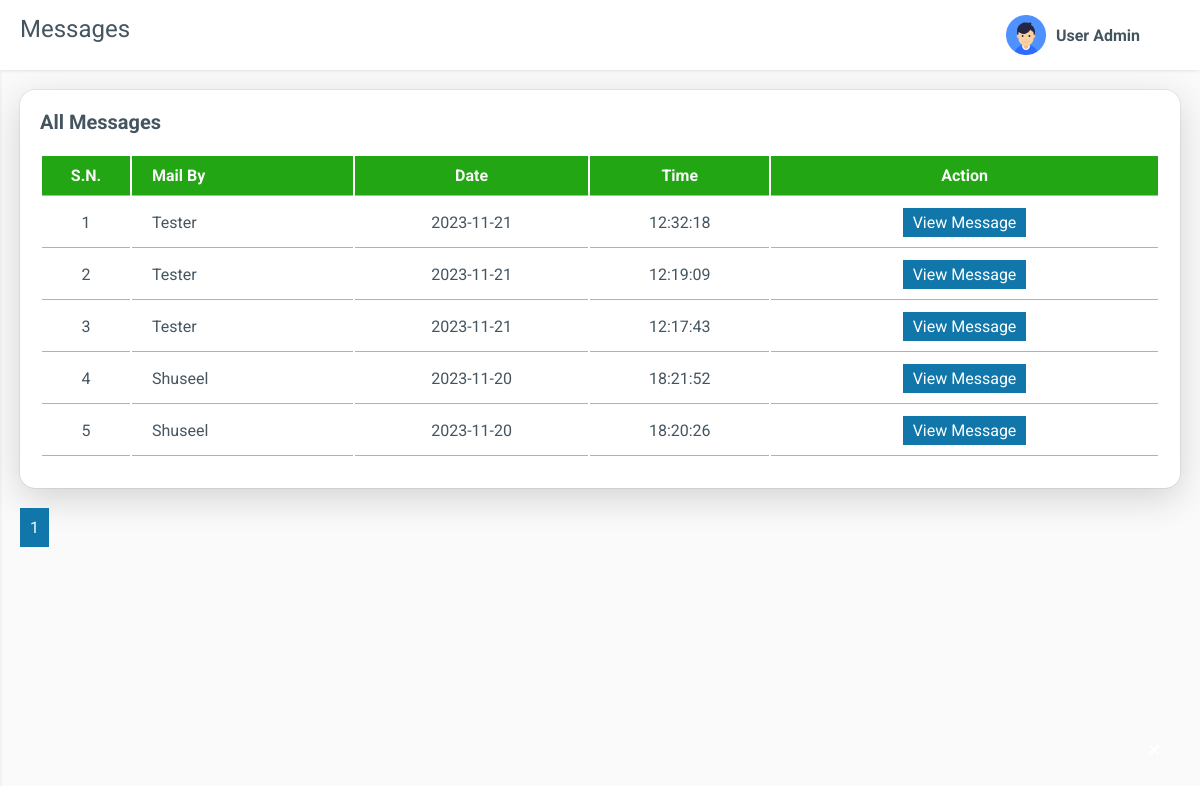
/admin/messages.php (signed in), run on the app's committed database.
### tables this page shows
CREATE TABLE `tbl_mail` (
  `id` int(11) NOT NULL,
  `name` varchar(255) NOT NULL,
  `email` varchar(255) NOT NULL,
  `subject` varchar(255) NOT NULL,
  `phone` bigint(20) NOT NULL,
  `message` text NOT NULL,
  `publish_date` date NOT NULL,
  `publish_time` time NOT NULL
);

### admin/messages.php (the view, shortened to what this page needs)
<?php
require_once('header.php');
require_once('sidebar.php');
?>
<div class="main">
        <div class="main-header">
            <div class="main-title">
                Messages
            </div>
            <?php
            require_once('profile.php');
            ?>
        </div>
        <div class="main-content">
            <div class="row">
                <div class="col-12">
                    <div class="box">
                        <div class="box-header">
                            All Messages
                        </div>
                        <div class="box-body overflow-scroll">
                            <table>
                                <thead>
                                    <tr>
                                        <th class="center">S.N.</th>
                                        <th class="left">Mail By</th>
                                        <th class="center">Date</th>
                                        <th class="center">Time</th>
                                        <th class="center">Action</th>
                                    </tr>
                                </thead>
                                <?php
                                    $recordsPerPage = 10;
                                    if (isset($_GET['page']) && is_numeric($_GET['page'])) {
                                        $currentPage = $_GET['page'];
                                    } else {
                                        $currentPage = 1;
                                    }
                                    $offset = ($currentPage - 1) * $recordsPerPage;
                                    $sqlCount = "SELECT COUNT(*) as total FROM tbl_mail";
                                    $resultCount = mysqli_query($conn, $sqlCount);
                                    $totalRecords = mysqli_fetch_assoc($resultCount)['total'];
                                    $totalPages = ceil($totalRecords / $recordsPerPage);
                                ?>
                                <tbody>
                                    <?php
                                    $sql = "SELECT *
                                    FROM tbl_mail
                                    ORDER BY publish_date DESC, STR_TO_DATE(publish_time, '%H:%i:%s') DESC
                                    LIMIT $offset, $recordsPerPage;
                                    ";
                                    $result = $conn->query($sql);
                                    $serialNumber = ($currentPage - 1) * $recordsPerPage + 1;
                                    while ($row = $result->fetch_assoc()) {
                                    ?>
                                        <tr>
                                            <td class="center"><?=$serialNumber?></td>
                                            <td class="left"><?=$row['name']?></td>
                                            <td class="center"><?=$row['publish_date']?></td>
                                            <td class="center"><?=$row['publish_time']?></td>
                                            <td class="center">
                                                <a href="view-messages.php?criteria=<?=$row['id']?>" class="edit" onclick="editBtn()"><span>View Message</span></a>
                                            </td>
                                        </tr>
                                    <?php
                                        $serialNumber++;
                                    }
                                    ?>
                                </tbody>
                            </table>
                        </div>
                    </div>
                    <div class="pagination">
                        <?php for ($i = 1; $i <= $totalPages; $i++): ?>
                            <a href="?page=<?php echo $i; ?>"><?php echo $i; ?></a>
                        <?php endfor; ?>
                    </div>
                </div>
            </div>
        </div>
</div>
<?php
require_once('footer.php');
?>

### admin/css/app.css (style rules this page uses)
:root { --body-bg: #fafafb; --box-bg: #ffffff; --main-color: #a10e55; --btn-edit: #1177aa; --btn-view: #06b47d; --btn-delete: #b90f0f; --text-color: #455560; --tbl-thead: #1A0051; --text-second-color: #72849ab3; --sidebar-color: #061945b3; --sidebar-active-color: #ffffff; --sidebar-hover-color: #ffffff; --sidebar-background-color: #22a613; --success-color: #d4edda; --success-color-border: #28a745; --danger-color: #f8d7da; --border-color: #b1b1b1; --menu-item-active-bg: rgba(201, 247, 62, 0.1); --gradient-bg:linear-gradient(to right, #02266C , #1A0051); --inversegradient-bg:linear-gradient(to right, #1A0051, #02266C ); --box-border-radius: 15px; --sidebar-size: 300px; --sidebar-logo-img-size: 45px; --sidebar-logo-size: 80px; --profile-image-size: 45px; --main-header-height: 80px; --shadow: 0 1px 4px -1px rgb(0 0 0 / 15%); }
* { padding: 0; margin: 0; box-sizing: border-box; }
body { font-family: "Roboto", sans-serif; background-color: var(--body-bg); color: var(--text-color); position: relative; }
a { text-decoration: none; color: unset; display: inline-block; }
.main { padding-left: var(--sidebar-size); display: block; margin: 0; }
.main-header { display: flex; width: 100%; justify-content: space-between; padding: 15px 20px; background-color: var(--box-bg); box-shadow: var(--shadow); position: sticky; top: 0; z-index: 100; }
.main-title { text-transform: capitalize; font-size: 1.5rem; }
.main-content { padding: 10px 20px; height: calc(100vh - var(--main-header-height)); overflow-y: auto; }
.box { background-color: var(--box-bg); padding: 20px 20px 10px 20px; border: none; border-radius: var(--box-border-radius); margin: 10px 0px; box-shadow: rgba(0, 0, 0, 0.16) 0px 10px 36px 0px, rgba(0, 0, 0, 0.06) 0px 0px 0px 1px; }
.box-header { text-transform: capitalize; font-size: 1.25rem; font-weight: 700; }
.box-body { padding: 20px 0; }
table { width: 100%; min-width: 1000px; }
table thead { background: var(--sidebar-background-color); color: var(--body-bg); border: 1px solid var(--border-color); }
table thead tr { text-align: left; }
table th, table td { padding: 10px 0; border-bottom: 1px solid var(--border-color); }
table td a { color: #fff; padding: 5px 10px; border: none; cursor: pointer; margin: 0px 5px; background-color: var(--btn-view); }
table td .edit { background: var(--btn-edit); }
table thead .center, table tbody .center { text-align: center; }
table thead .left, table tbody .left { padding-left: 20px; text-transform: capitalize; }
.overflow-scroll { overflow-y: auto; }
.pagination { margin-top: 20px; }
.pagination a { padding: 10px; background: var(--btn-edit); color: var(--body-bg); }
@media only screen and (max-width: 1280px) { .main { padding-left: 0; } }

### admin/css/grid.css (style rules this page uses)
.row { display: flex; flex-wrap: wrap; margin: 0 -15px; }
[class*="col-"] { padding: 0 15px; margin-bottom: 20px; }
.col-12 { width: 100%; }

### data on the page
tbl_mail: name "Tester", publish_date "2023-11-21", publish_time "12:32:18"
tbl_mail: name "Tester", publish_date "2023-11-21", publish_time "12:19:09"
tbl_mail: name "Tester", publish_date "2023-11-21", publish_time "12:17:43"
tbl_mail: name "Shuseel", publish_date "2023-11-20", publish_time "18:21:52"
tbl_mail: name "Shuseel", publish_date "2023-11-20", publish_time "18:20:26"
